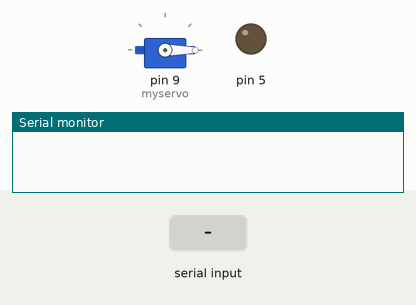
This sketch was run on a simulated Arduino Uno, built with avr-gcc and run on an emulated ATmega328P. Shown: servo, output pins drawn as LEDs (lit = HIGH), the last lines printed to the serial monitor. The test bench sets the inputs (shaded band).

Above: at 1.2 s.
1.3 s: "a" received over Serial
At 1.77 s:
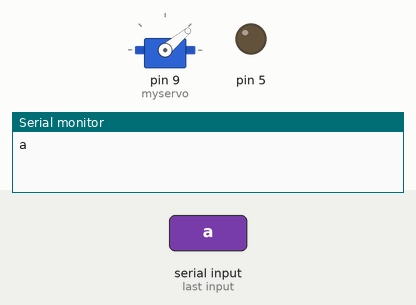
At 2.8 s:
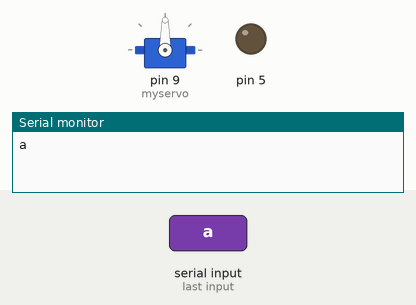
Timing chart, 0 to 8.8 s (numbered marks = the images above; inputs shaded):
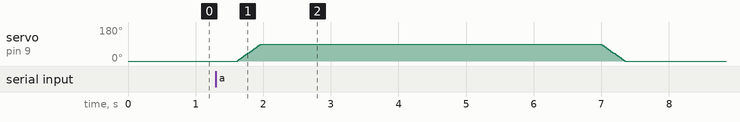

Measured:
- after the input at 1.3 s, servo on pin 9 (myservo): rises from 0° to 90° in 0.34 s, then falls to 0° in 5.4 s

The sketch:

door.ino
```cpp
#include<Servo.h>
Servo myservo;
char d;
int pos;
void setup() {
  // put your setup code here, to run once:
Serial.begin(9600);
pinMode(5,OUTPUT);
myservo.attach(9);
  myservo.write(0);
}

void loop() {
  // put your main code here, to run repeatedly:
if(Serial.available())
{
  d=Serial.read();
}
if(d=='a')
{
  Serial.print(d);
  delay(300);
  for(pos=0;pos<=90;pos+=5)
   { myservo.write(pos);
   delay(20);
   }
   delay(5000);
   for(pos=90;pos>=0;pos-=5)
   {
   myservo.write(pos);
   delay(20);
   }
   }
   d="";

}
```
